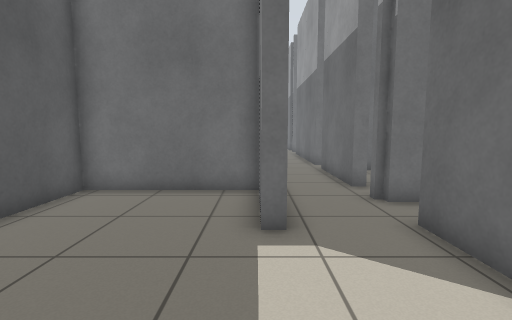
[1] (above)

21 first-person views from a walk through a world built for the Player/Stage simulator. The camera is 0.94 m above the floor, tilts 6° down and sees 85° across. Floor lines are 1 m apart. The floor is counted in squares, 0.5 m on a side. Each view is taken from the middle of a square. On the plan, view 1 faces up. The plan holds only what a view shows up to about 16 squares ahead; the rest is blank. The place goes on beyond the plan. Robots are left out.

[2]
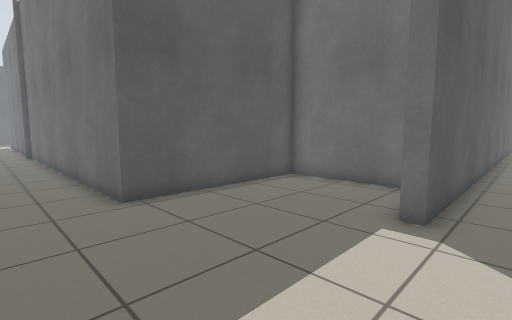

[3]
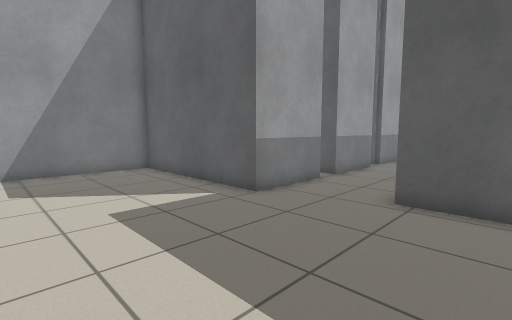

[4]
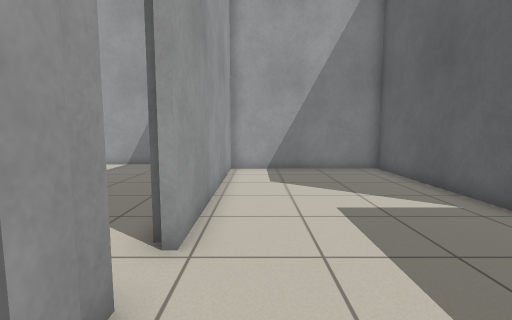

[5]
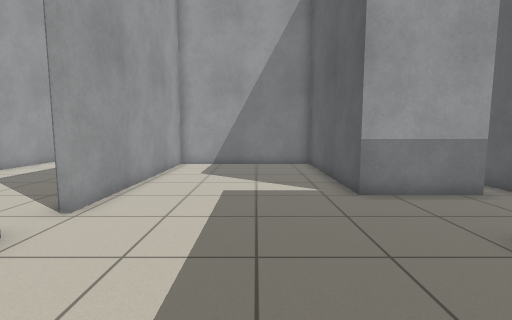

[6]
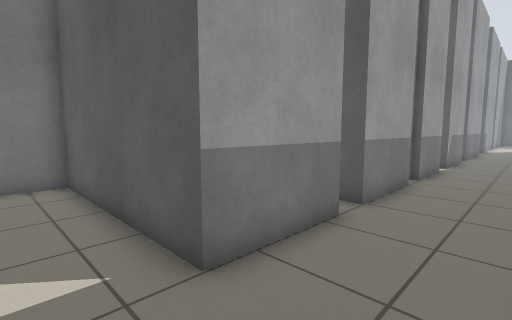

[7]
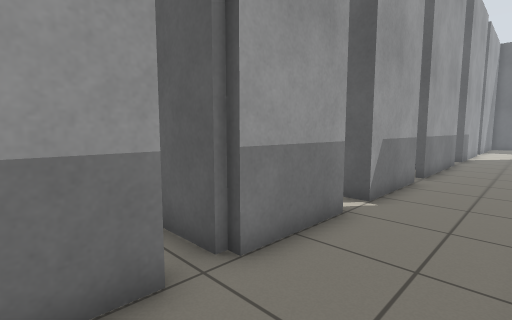

[8]
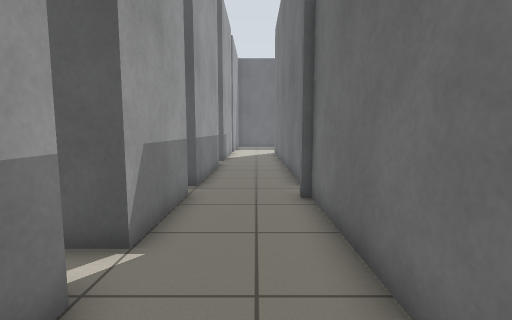

[9]
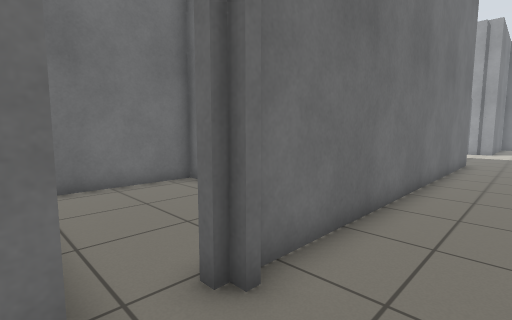

[10]
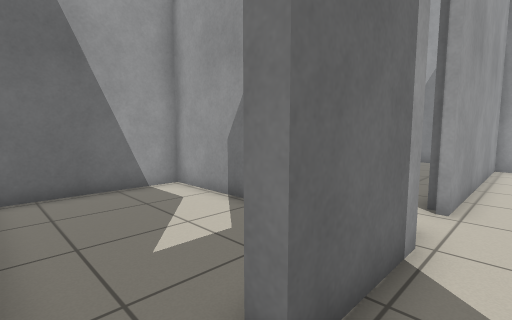

[11]
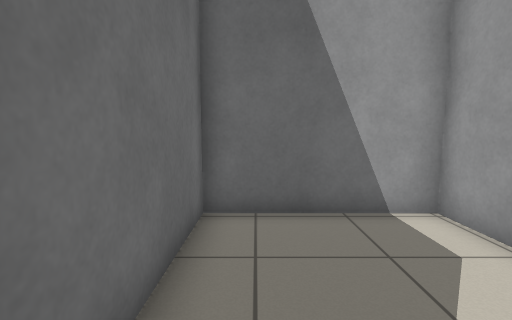

[12]
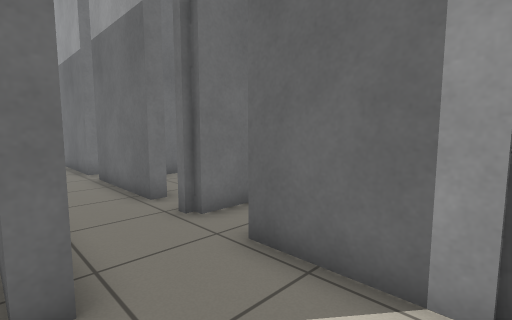

[13]
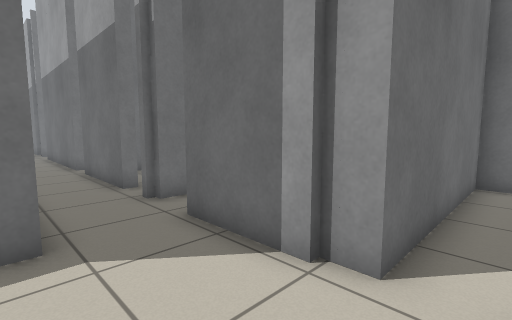

[14]
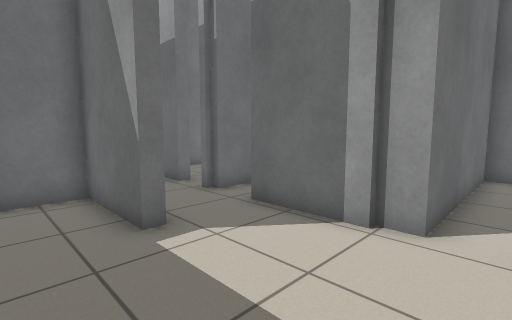

[15]
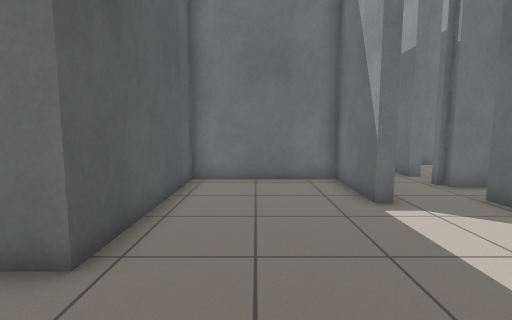

[16]
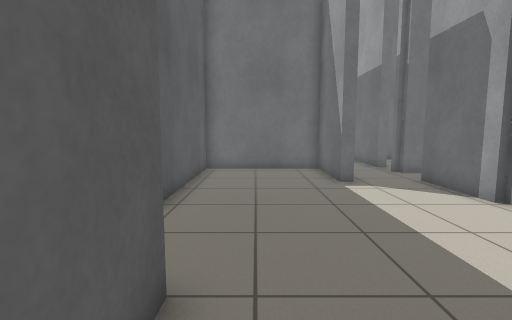

[17]
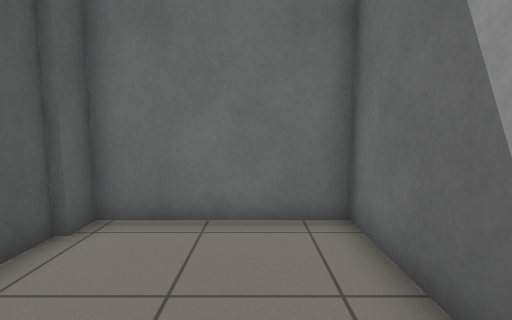

[18]
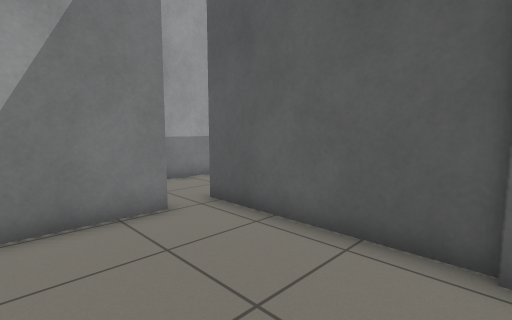

[19]
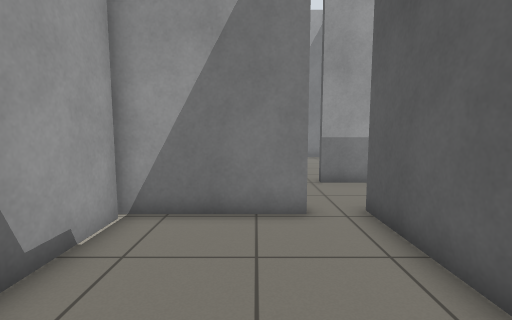

[20]
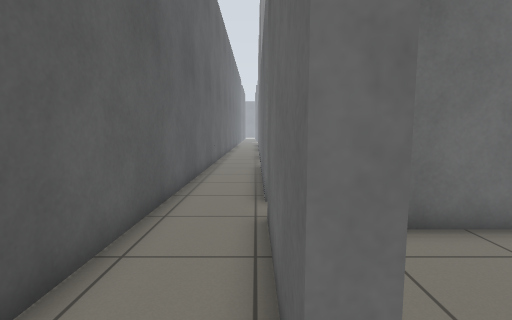

[21]
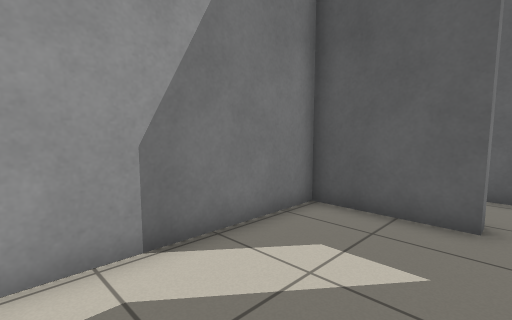

### Floor plan
Points are (right, up) in squares from view 1. A wall is a line through its corners. A room is listed if a view was taken in it or the views show most of it. See-through windows are left out.
Room 1 (views 1, 2, 3, 4, 5, 6, 7, 8, 9, 12, 13, 14, 15, 16)
walls: (-7.8, -2) (-4, -2) (-4, -9.7) (3.2, -9.7) (3.2, -0.1); (-12.5, -2) (-8.9, -2); (-16.9, -2) (-13.4, -2) (-13.4, -4); (0.6, 5.1) (0.1, 5.1) (0.1, 8.7) (-5.5, 8.7) (-5.5, 1.6) (-21.8, 1.6); (3.2, 2.1) (3.2, 5.4); (3.5, 1.3) (3.5, 2.2); (-22.2, -2) (-18.3, -2); (-23.6, 2.6) (-23.6, 1.6) (-29.5, 1.6); (-29.2, -2) (-23.2, -2)
ways out: opening at (2, 5) to room 2; opening at (-23, 2) to room 4
Room 2 (views 10, 20)
walls: (3.5, 7.2) (3.5, 7.6); (0.6, 8.6) (0.6, 5.1)
ways out: opening at (2, 5) to room 1; opening at (4, 6) to room 3; opening at (2.5, 7.5) to room 5
Room 3 (views 11, 21)
walls: (3.2, 5.4) (3.7, 5.4) (3.7, 1.9) (11.2, 1.9) (11.2, 7.2) (3.5, 7.2)
ways out: opening at (4, 6) to room 2
Room 4 (views 17, 18, 19)
walls: (-22.2, 1.9) (-17.9, 1.9); (-23.6, 7.9) (-23.6, 2.6); (-18, 2.1) (-18, 8.7) (-23.3, 8.7) (-23.3, 7.8)
ways out: opening at (-23, 2) to room 1
Room 5 (no view inside)
walls: (3.8, 15.2) (3.2, 15.2) (3.2, 19.8); (3.8, 9.3) (3.2, 9.3) (3.2, 13.8); (0.6, 20.5) (0.6, 8.6)
ways out: opening at (2.5, 7.5) to room 2; opening at (3, 15); opening at (4, 9)

Positions as (right, up) in squares from view 1, and headings:
1: (0, 0), facing up
2: (2, -1), facing up-left
3: (2, 4), facing down-left
4: (2, 4), facing down
5: (-1, 6), facing down
6: (-2, 1), facing down-left
7: (-11, 1), facing down-left
8: (-14, 0), facing left
9: (-24, -1), facing up-right
10: (2, 7), facing down-right
11: (5, 6), facing right
12: (0, 2), facing up-right
13: (0, 0), facing up-right
14: (-2, 0), facing up-right
15: (-3, -2), facing up
16: (-3, -5), facing up
17: (-20, 3), facing up
18: (-19, 8), facing down-left
19: (-21, 8), facing down
20: (3, 8), facing up
21: (10, 6), facing down-left
